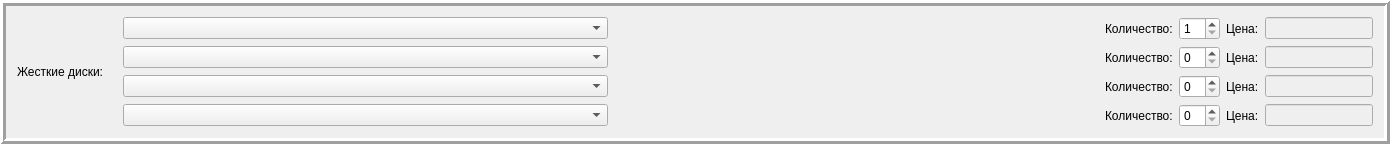
        <widget class="QFrame" name="frame_5">
         <property name="frameShape">
          <enum>QFrame::Box</enum>
         </property>
         <property name="frameShadow">
          <enum>QFrame::Raised</enum>
         </property>
         <property name="lineWidth">
          <number>3</number>
         </property>
         <layout class="QGridLayout" name="gridLayout_5">
          <item row="0" column="0">
           <layout class="QHBoxLayout" name="horizontalLayout_10">
            <item>
             <widget class="QLabel" name="label_26">
              <property name="minimumSize">
               <size>
                <width>100</width>
                <height>0</height>
               </size>
              </property>
              <property name="text">
               <string>Жесткие диски: </string>
              </property>
             </widget>
            </item>
            <item>
             <layout class="QVBoxLayout" name="verticalLayout">
              <item>
               <layout class="QHBoxLayout" name="horizontalLayout_14">
                <item>
                 <widget class="QComboBox" name="comboBox_HDD1">
                  <property name="minimumSize">
                   <size>
                    <width>485</width>
                    <height>0</height>
                   </size>
                  </property>
                 </widget>
                </item>
                <item>
                 <spacer name="horizontalSpacer_22">
                  <property name="orientation">
                   <enum>Qt::Horizontal</enum>
                  </property>
                  <property name="sizeHint" stdset="0">
                   <size>
                    <width>491</width>
                    <height>17</height>
                   </size>
                  </property>
                 </spacer>
                </item>
                <item>
                 <widget class="QLabel" name="label_38">
                  <property name="text">
                   <string>Количество:</string>
                  </property>
                 </widget>
                </item>
                <item>
                 <widget class="QSpinBox" name="spinBox_HDD1">
                  <property name="minimum">
                   <number>1</number>
                  </property>
                 </widget>
                </item>
                <item>
                 <widget class="QLabel" name="label_40">
                  <property name="text">
                   <string>Цена:</string>
                  </property>
                 </widget>
                </item>
                <item>
                 <widget class="QLineEdit" name="lineEdit_price_HDD1">
                  <property name="enabled">
                   <bool>false</bool>
                  </property>
                  <property name="sizePolicy">
                   <sizepolicy hsizetype="Fixed" vsizetype="Fixed">
                    <horstretch>0</horstretch>
                    <verstretch>0</verstretch>
                   </sizepolicy>
                  </property>
                 </widget>
                </item>
               </layout>
              </item>
              <item>
               <layout class="QHBoxLayout" name="horizontalLayout_11">
                <item>
                 <widget class="QComboBox" name="comboBox_HDD2">
                  <property name="minimumSize">
                   <size>
                    <width>485</width>
                    <height>0</height>
                   </size>
                  </property>
                 </widget>
                </item>
                <item>
                 <spacer name="horizontalSpacer_19">
                  <property name="orientation">
                   <enum>Qt::Horizontal</enum>
                  </property>
                  <property name="sizeHint" stdset="0">
                   <size>
                    <width>491</width>
                    <height>17</height>
                   </size>
                  </property>
                 </spacer>
                </item>
                <item>
                 <widget class="QLabel" name="label_31">
                  <property name="text">
                   <string>Количество:</string>
                  </property>
                 </widget>
                </item>
                <item>
                 <widget class="QSpinBox" name="spinBox_HDD2"/>
                </item>
                <item>
                 <widget class="QLabel" name="label_30">
                  <property name="text">
                   <string>Цена:</string>
                  </property>
                 </widget>
                </item>
                <item>
                 <widget class="QLineEdit" name="lineEdit_price_HDD2">
                  <property name="enabled">
                   <bool>false</bool>
                  </property>
                  <property name="sizePolicy">
                   <sizepolicy hsizetype="Fixed" vsizetype="Fixed">
                    <horstretch>0</horstretch>
                    <verstretch>0</verstretch>
                   </sizepolicy>
                  </property>
                 </widget>
                </item>
               </layout>
              </item>
              <item>
               <layout class="QHBoxLayout" name="horizontalLayout_12">
                <item>
                 <widget class="QComboBox" name="comboBox_HDD3">
                  <property name="minimumSize">
                   <size>
                    <width>485</width>
                    <height>0</height>
                   </size>
                  </property>
                 </widget>
                </item>
                <item>
                 <spacer name="horizontalSpacer_20">
                  <property name="orientation">
                   <enum>Qt::Horizontal</enum>
                  </property>
                  <property name="sizeHint" stdset="0">
                   <size>
                    <width>491</width>
                    <height>17</height>
                   </size>
                  </property>
                 </spacer>
                </item>
                <item>
                 <widget class="QLabel" name="label_32">
                  <property name="text">
                   <string>Количество:</string>
                  </property>
                 </widget>
                </item>
                <item>
                 <widget class="QSpinBox" name="spinBox_HDD3"/>
                </item>
                <item>
                 <widget class="QLabel" name="label_34">
                  <property name="text">
                   <string>Цена:</string>
                  </property>
                 </widget>
                </item>
                <item>
                 <widget class="QLineEdit" name="lineEdit_price_HDD3">
                  <property name="enabled">
                   <bool>false</bool>
                  </property>
                  <property name="sizePolicy">
                   <sizepolicy hsizetype="Fixed" vsizetype="Fixed">
                    <horstretch>0</horstretch>
                    <verstretch>0</verstretch>
                   </sizepolicy>
                  </property>
                 </widget>
                </item>
               </layout>
              </item>
              <item>
               <layout class="QHBoxLayout" name="horizontalLayout_13">
                <item>
                 <widget class="QComboBox" name="comboBox_HDD4">
                  <property name="minimumSize">
                   <size>
                    <width>485</width>
                    <height>0</height>
                   </size>
                  </property>
                 </widget>
                </item>
                <item>
                 <spacer name="horizontalSpacer_21">
                  <property name="orientation">
                   <enum>Qt::Horizontal</enum>
                  </property>
                  <property name="sizeHint" stdset="0">
                   <size>
                    <width>491</width>
                    <height>17</height>
                   </size>
                  </property>
                 </spacer>
                </item>
                <item>
                 <widget class="QLabel" name="label_35">
                  <property name="text">
                   <string>Количество:</string>
                  </property>
                 </widget>
                </item>
                <item>
                 <widget class="QSpinBox" name="spinBox_HDD4"/>
                </item>
                <item>
                 <widget class="QLabel" name="label_37">
                  <property name="text">
                   <string>Цена:</string>
                  </property>
                 </widget>
                </item>
                <item>
                 <widget class="QLineEdit" name="lineEdit_price_HDD4">
                  <property name="enabled">
                   <bool>false</bool>
                  </property>
                  <property name="sizePolicy">
                   <sizepolicy hsizetype="Fixed" vsizetype="Fixed">
                    <horstretch>0</horstretch>
                    <verstretch>0</verstretch>
                   </sizepolicy>
                  </property>
                 </widget>
                </item>
               </layout>
              </item>
             </layout>
            </item>
           </layout>
          </item>
         </layout>
        </widget>
